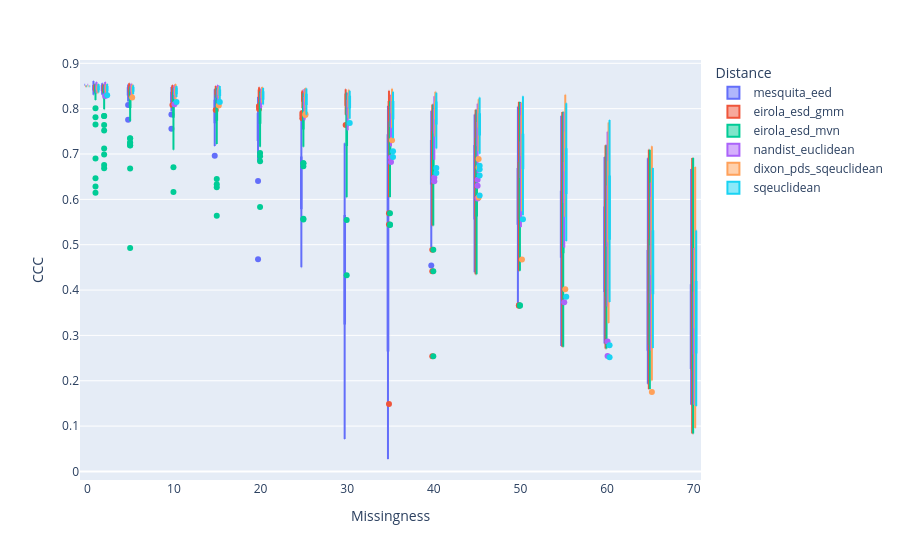

The notebook cell this image was saved under:
### Markdown cell above
## CCC

### Code cell
fig = px.box(
    df,
    x="Missingness",
    y="CCC",
    color="Distance"
)
fig.show()

### Figure 1 — Plotly figure (JSON) as saved in the notebook; plotly's stock layout.template omitted (floating-point values rounded to 4 significant figures; data arrays with more than 128 entries replaced by an {"elided": "..."} marker saying what was removed)
{"data": [{"alignmentgroup": "True", "hovertemplate": "Distance=mesquita_eed<br>Missingness=%{x}<br>CCC=%{y}<extra></extra>", "legendgroup": "mesquita_eed", "marker": {"color": "#636efa"}, "name": "mesquita_eed", "notched": false, "offsetgroup": "mesquita_eed", "orientation": "v", "showlegend": true, "type": "box", "x": {"elided": "801 int values"}, "x0": " ", "xaxis": "x", "y": {"elided": "801 float values"}, "y0": " ", "yaxis": "y"}, {"alignmentgroup": "True", "hovertemplate": "Distance=eirola_esd_gmm<br>Missingness=%{x}<br>CCC=%{y}<extra></extra>", "legendgroup": "eirola_esd_gmm", "marker": {"color": "#EF553B"}, "name": "eirola_esd_gmm", "notched": false, "offsetgroup": "eirola_esd_gmm", "orientation": "v", "showlegend": true, "type": "box", "x": {"elided": "801 int values"}, "x0": " ", "xaxis": "x", "y": {"elided": "801 float values"}, "y0": " ", "yaxis": "y"}, {"alignmentgroup": "True", "hovertemplate": "Distance=eirola_esd_mvn<br>Missingness=%{x}<br>CCC=%{y}<extra></extra>", "legendgroup": "eirola_esd_mvn", "marker": {"color": "#00cc96"}, "name": "eirola_esd_mvn", "notched": false, "offsetgroup": "eirola_esd_mvn", "orientation": "v", "showlegend": true, "type": "box", "x": {"elided": "801 int values"}, "x0": " ", "xaxis": "x", "y": {"elided": "801 float values"}, "y0": " ", "yaxis": "y"}, {"alignmentgroup": "True", "hovertemplate": "Distance=nandist_euclidean<br>Missingness=%{x}<br>CCC=%{y}<extra></extra>", "legendgroup": "nandist_euclidean", "marker": {"color": "#ab63fa"}, "name": "nandist_euclidean", "notched": false, "offsetgroup": "nandist_euclidean", "orientation": "v", "showlegend": true, "type": "box", "x": {"elided": "801 int values"}, "x0": " ", "xaxis": "x", "y": {"elided": "801 float values"}, "y0": " ", "yaxis": "y"}, {"alignmentgroup": "True", "hovertemplate": "Distance=dixon_pds_sqeuclidean<br>Missingness=%{x}<br>CCC=%{y}<extra></extra>", "legendgroup": "dixon_pds_sqeuclidean", "marker": {"color": "#FFA15A"}, "name": "dixon_pds_sqeuclidean", "notched": false, "offsetgroup": "dixon_pds_sqeuclidean", "orientation": "v", "showlegend": true, "type": "box", "x": {"elided": "801 int values"}, "x0": " ", "xaxis": "x", "y": {"elided": "801 float values"}, "y0": " ", "yaxis": "y"}, {"alignmentgroup": "True", "hovertemplate": "Distance=sqeuclidean<br>Missingness=%{x}<br>CCC=%{y}<extra></extra>", "legendgroup": "sqeuclidean", "marker": {"color": "#19d3f3"}, "name": "sqeuclidean", "notched": false, "offsetgroup": "sqeuclidean", "orientation": "v", "showlegend": true, "type": "box", "x": {"elided": "801 int values"}, "x0": " ", "xaxis": "x", "y": {"elided": "801 float values"}, "y0": " ", "yaxis": "y"}], "layout": {"boxmode": "group", "legend": {"title": {"text": "Distance"}, "tracegroupgap": 0}, "margin": {"t": 60}, "xaxis": {"anchor": "y", "domain": [0, 1], "title": {"text": "Missingness"}}, "yaxis": {"anchor": "x", "domain": [0, 1], "title": {"text": "CCC"}}}}
